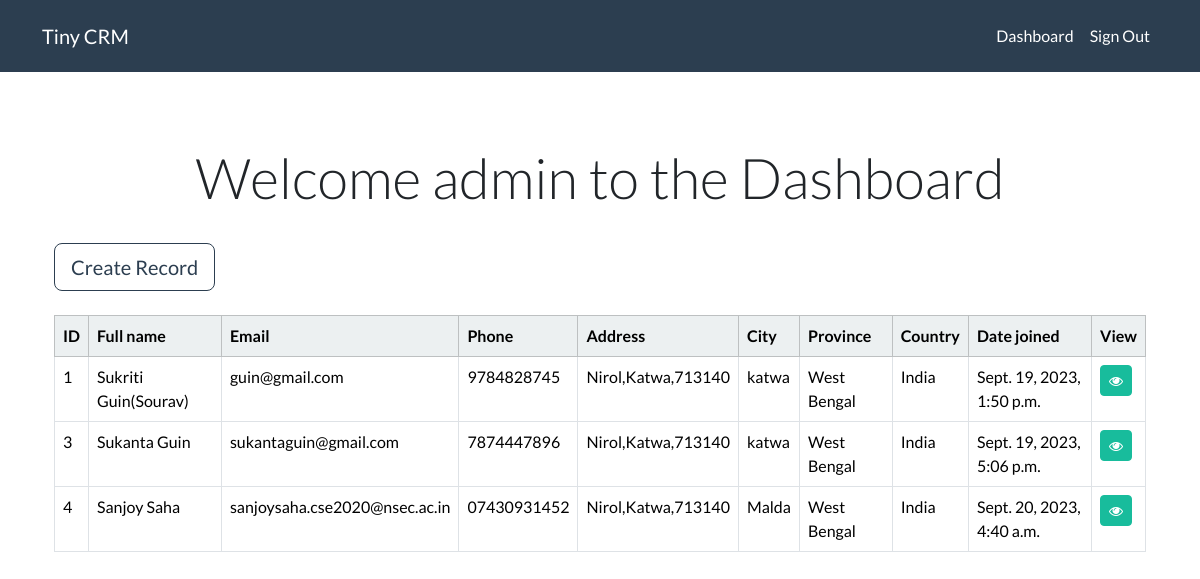
Page /dashboard/ (signed in) on the earlier database version.
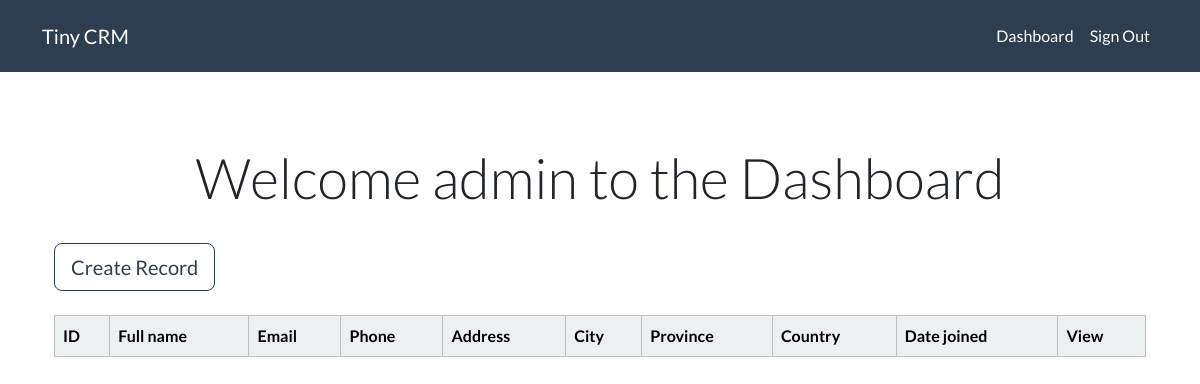
Same page on the later database version.
### webapp/models.py (models this page shows, shortened)
class Record(models.Model):
    user = models.ForeignKey(User, on_delete=models.CASCADE, default=1)
    creation_date = models.DateTimeField(auto_now_add=True)
    first_name = models.CharField(max_length=100)
    last_name = models.CharField(max_length=100)
    email = models.EmailField(max_length=255)
    phone = models.CharField(max_length=15)
    address = models.CharField(max_length=300)
    city = models.CharField(max_length=255)
    province = models.CharField(max_length=255)
    country = models.CharField(max_length=255)

### webapp/views.py (the view)
# urls.py: path('dashboard/', views.DashboardPage, name='dashboard'),
@login_required(login_url='login')
def DashboardPage(request):
    records = Record.objects.filter(user=request.user)
    context = {'records': records}
    return render(request, 'webapp/dashboard.html', context=context)

### webapp/templates/webapp/dashboard.html
{% extends "webapp/base.html" %}
{% block content %}
<div class="container mt-4">
    <div class="row">
        <div class="col-md-12">
            <h1 class="display-4 text-center">Welcome {{user}} to the Dashboard</h1>
        </div>
    </div>
    <div class="row mt-4">
        <div class="col-md-12">
            <a class="btn btn-outline-primary btn-lg" href="{% url 'create-record'%}">Create Record</a>
        </div>
    </div>
    <br>
    <table class="table table-hover table-bordered">
        <thead class="table-light">
            <tr>
                <th scope="col"> ID </th>
                <th scope="col"> Full name </th>
                <th scope="col"> Email </th>
                <th scope="col"> Phone </th>
                <th scope="col"> Address </th>
                <th scope="col"> City </th>
                <th scope="col"> Province </th>
                <th scope="col"> Country </th>
                <th scope="col"> Date joined </th>
                <th scope="col"> View </th>
            </tr>
        </thead>
        <tbody>
        {% if records %}
            {% for record in records %}
            <tr>
                <td> {{record.id}} </td>
                <td> {{record.first_name}}  {{record.last_name}} </td>
                <td> {{record.email}} </td>
                <td> {{record.phone}} </td>
                <td> {{record.address}} </td>
                <td> {{record.city}} </td>
                <td> {{record.province}} </td>
                <td> {{record.country}} </td>
                <td> {{record.creation_date}} </td>
                <td> <a class="btn btn-success btn-sm" href="{% url 'view-record' record.id%}"><i class="fa fa-eye" aria-hidden="true"></i></a> </td>
            </tr>
            {% endfor %}
        {% endif %}
        </tbody>
    </table>
{% endblock content %}

Differences in the rows shown:
no longer on this page (row edited): Record: id "1", first_name "Sukriti", last_name "Guin(Sourav)", email "guin@gmail.com", phone "9784828745", address "Nirol,Katwa,713140", city "katwa", province "West Bengal", country "India", creation_date "Sept. 19, 2023, 1:50 p.m."
no longer on this page (row edited): Record: id "3", first_name "Sukanta", last_name "Guin", email "sukantaguin@gmail.com", phone "7874447896", address "Nirol,Katwa,713140", city "katwa", province "West Bengal", country "India", creation_date "Sept. 19, 2023, 5:06 p.m."
removed Record: id "4", first_name "Sanjoy", last_name "Saha", email "sanjoysaha.cse2020@nsec.ac.in", phone "07430931452", address "Nirol,Katwa,713140", city "Malda", province "West Bengal", country "India", creation_date "Sept. 20, 2023, 4:40 a.m."
